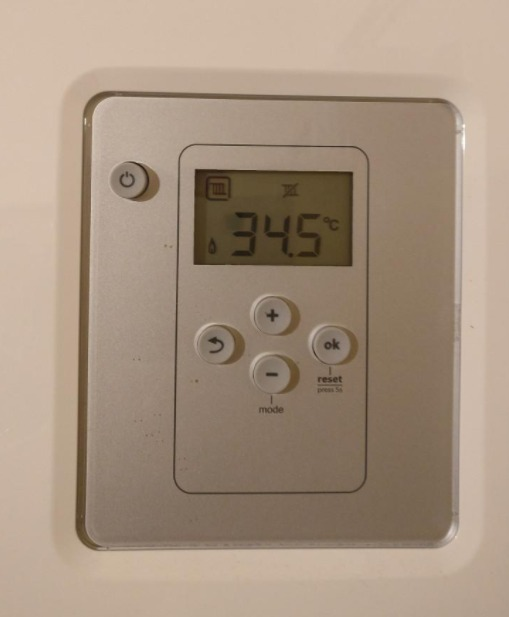
#> input picture Mini_Projects/OCR_Reader/example.jpeg, 509 x 617 px
$ python rotate_simple.py --image ../../Mini_Projects/OCR_Reader/example.jpeg
#> lines starting #> are read from the running program, lines starting #| are printed output that depends on the picture
import numpy as np
import cv2
import argparse
import imutils


ap = argparse.ArgumentParser()
ap.add_argument('-i' ,'--image' ,required = True ,help = 'path to the input image')
args = vars(ap.parse_args())

image = cv2.imread(args['image'])
#> image is the input picture: shape (617, 509, 3); mean B, G, R 127.9, 146.3, 165.6

for angle in np.arange(0 ,360 ,15):
    rotate = imutils.rotate(image ,angle)
    cv2.imshow('rotate incorrect' ,rotate)
    cv2.waitKey(0)
#> this loop made 24 passes
#> pass 2, `rotate = imutils.rotate(image ,angle)`:
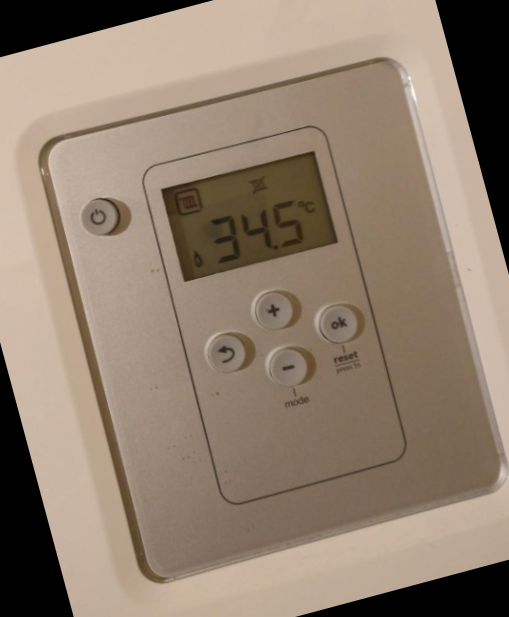
#> rotate: shape (617, 509, 3); mean B, G, R 111.2, 127.8, 145
#> pass 3, `rotate = imutils.rotate(image ,angle)`:
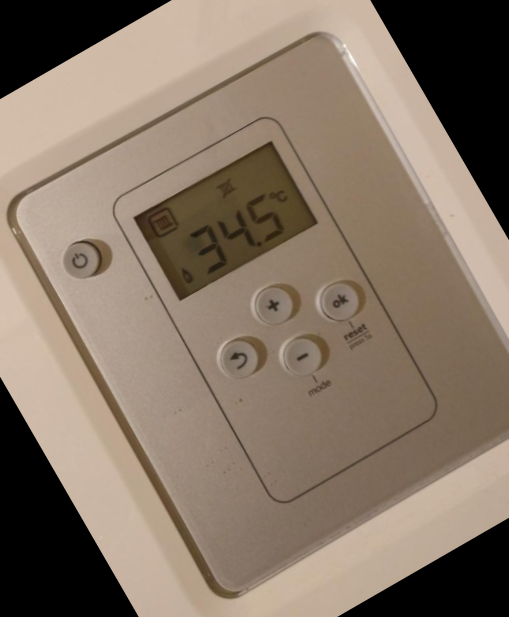
#> rotate: shape (617, 509, 3); mean B, G, R 102.4, 118, 134

for angle in np.arange(0 ,360 ,15):
    rotate = imutils.rotate_bound(image ,angle)
    cv2.imshow('rotate correct' ,rotate)
    cv2.waitKey(0)
#> this loop made 24 passes
#> pass 2, `rotate = imutils.rotate_bound(image ,angle)`:
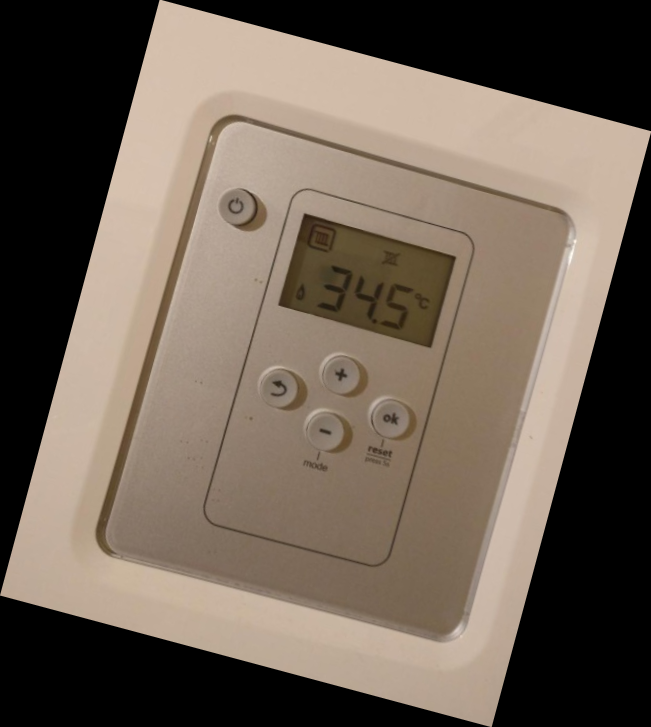
#> rotate: shape (727, 651, 3); mean B, G, R 84.9, 97.1, 109.9
#> pass 3, `rotate = imutils.rotate_bound(image ,angle)`:
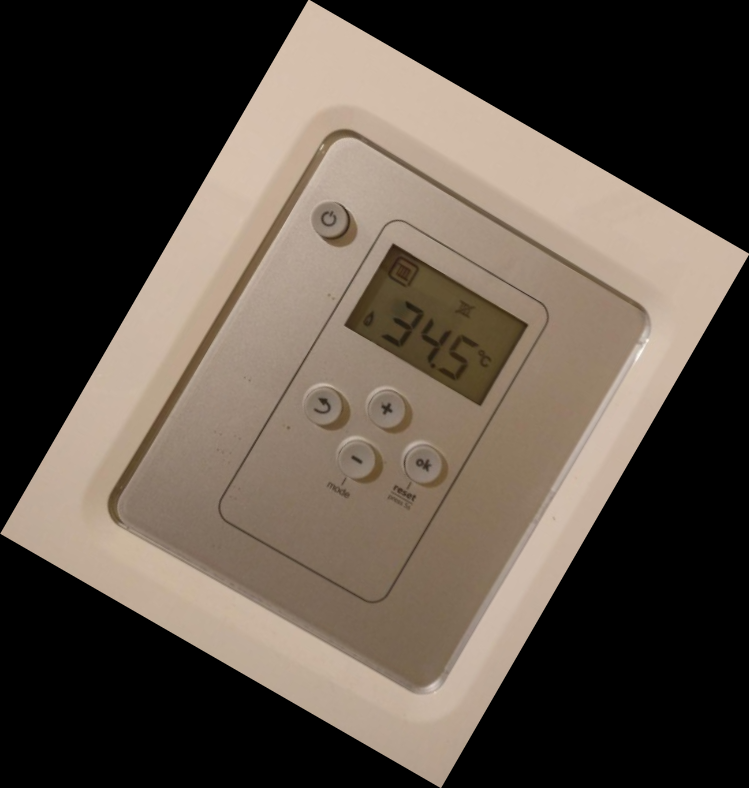
#> rotate: shape (788, 749, 3); mean B, G, R 68.1, 77.9, 88.1

def correct_rotation(image ,angle):

    (h ,w) = image.shape[:2]
    (cY ,cX) = (h // 2 ,w // 2)

    M = cv2.getRotationMatrix2D((cX ,cY) ,angle ,scale = 1)
    cos = np.abs(M[0 ,0])
    sin = np.abs(M[0 ,1])

    nH = int(h * cos + w * sin)
    nW = int(h * sin + w * cos)

    #we need to substract centre from new centre to account for the translation
    #in the image and add this to the original value.
    M[0 ,2] += (nW / 2) - cX
    M[1 ,2] += (nH / 2) - cY

    rotated = cv2.warpAffine(image ,M , (nW ,nH))
    return rotated

for angel in np.arange(0 ,360 ,15):
    rotated = correct_rotation(image ,angel)
    cv2.imshow("correctly rotated" ,rotated)
    cv2.waitKey(0)
#> this loop made 24 passes
#> (cos in correct_rotation, sin in correct_rotation, nH in correct_rotation, nW in correct_rotation) on passes 1, 2, 3, 4, 5, 6, 8, 9, 10: (1, 0, 617, 509), (0.966, 0.259, 727, 651), (0.866, 0.5, 788, 749), (0.707, 0.707, 796, 796), (0.5, 0.866, 749, 788), (0.259, 0.966, 651, 727), (0.259, 0.966, 651, 727), (0.5, 0.866, 749, 788), (0.707, 0.707, 796, 796)
#> (sin in correct_rotation, nH in correct_rotation, nW in correct_rotation) on pass 7: (1, 509, 617)
#> pass 2, in correct_rotation (call 2), `rotated = cv2.warpAffine(image ,M , (nW ,nH))`:
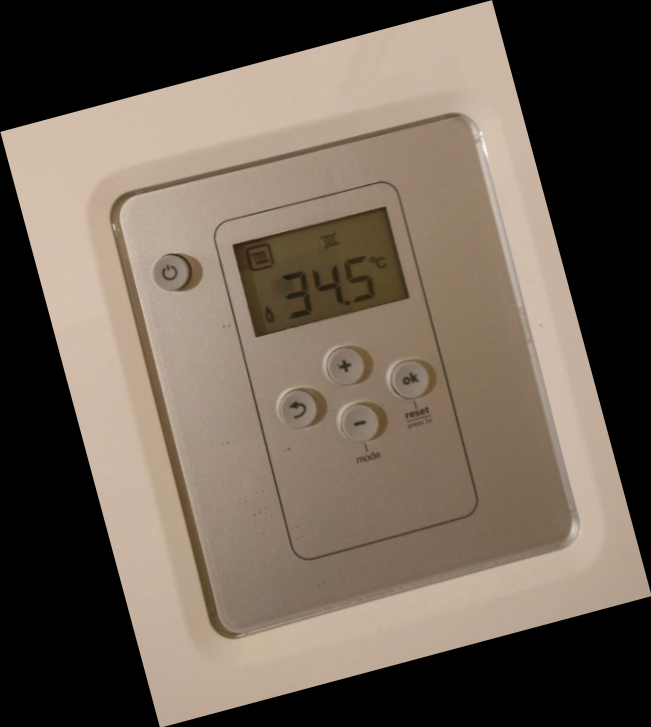
#> rotated: shape (727, 651, 3); mean B, G, R 84.9, 97.1, 109.9
#> pass 3, in correct_rotation (call 3), `rotated = cv2.warpAffine(image ,M , (nW ,nH))`:
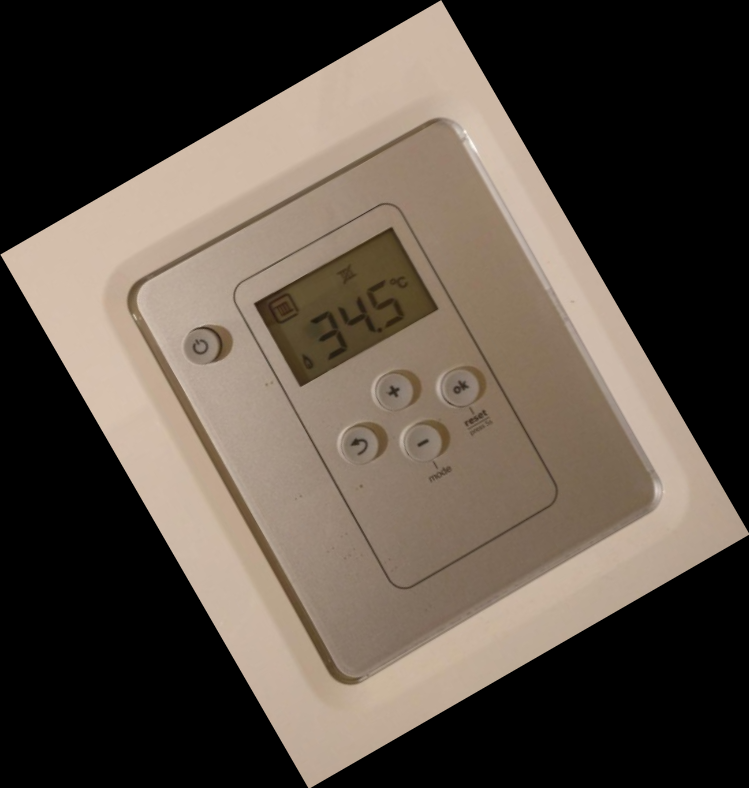
#> rotated: shape (788, 749, 3); mean B, G, R 68.1, 77.9, 88.1
